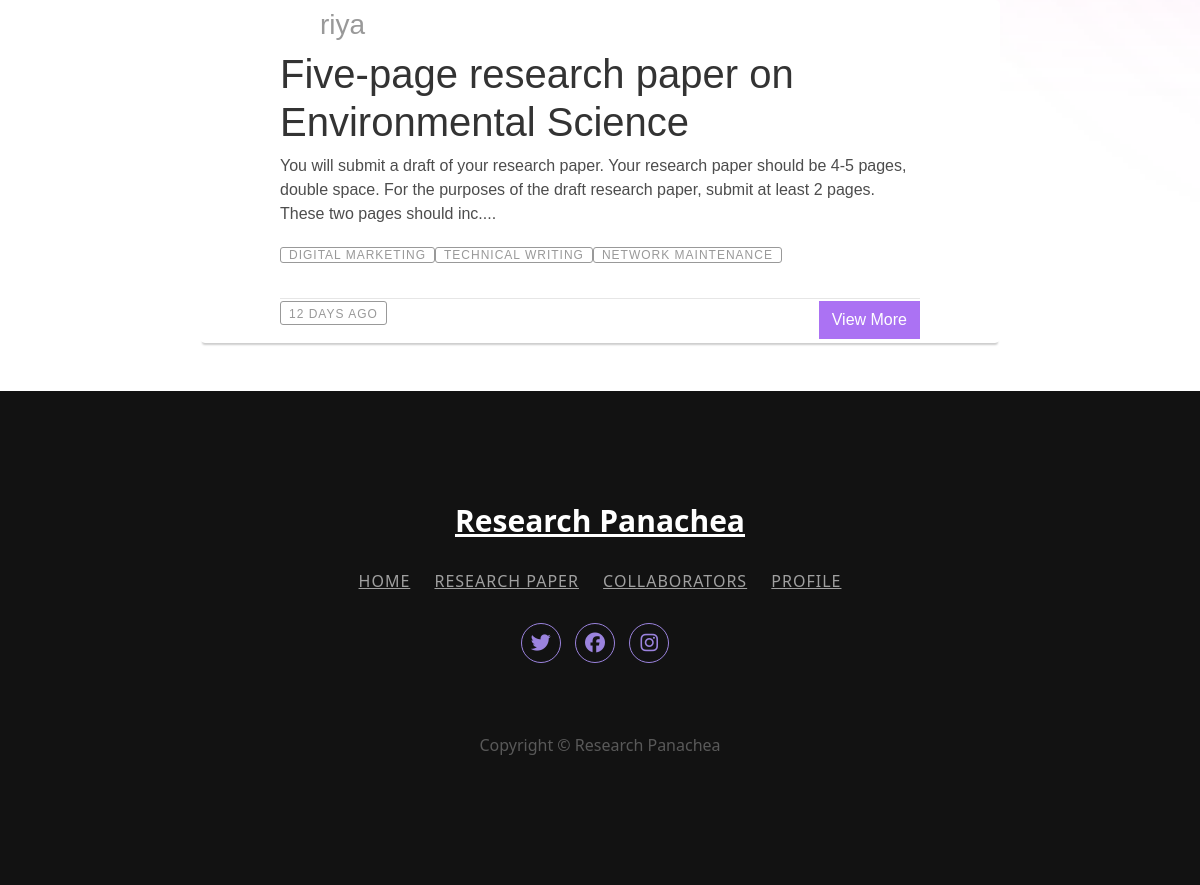
The app's page /collaboration/viewcollaborations/ (lower part), older data.
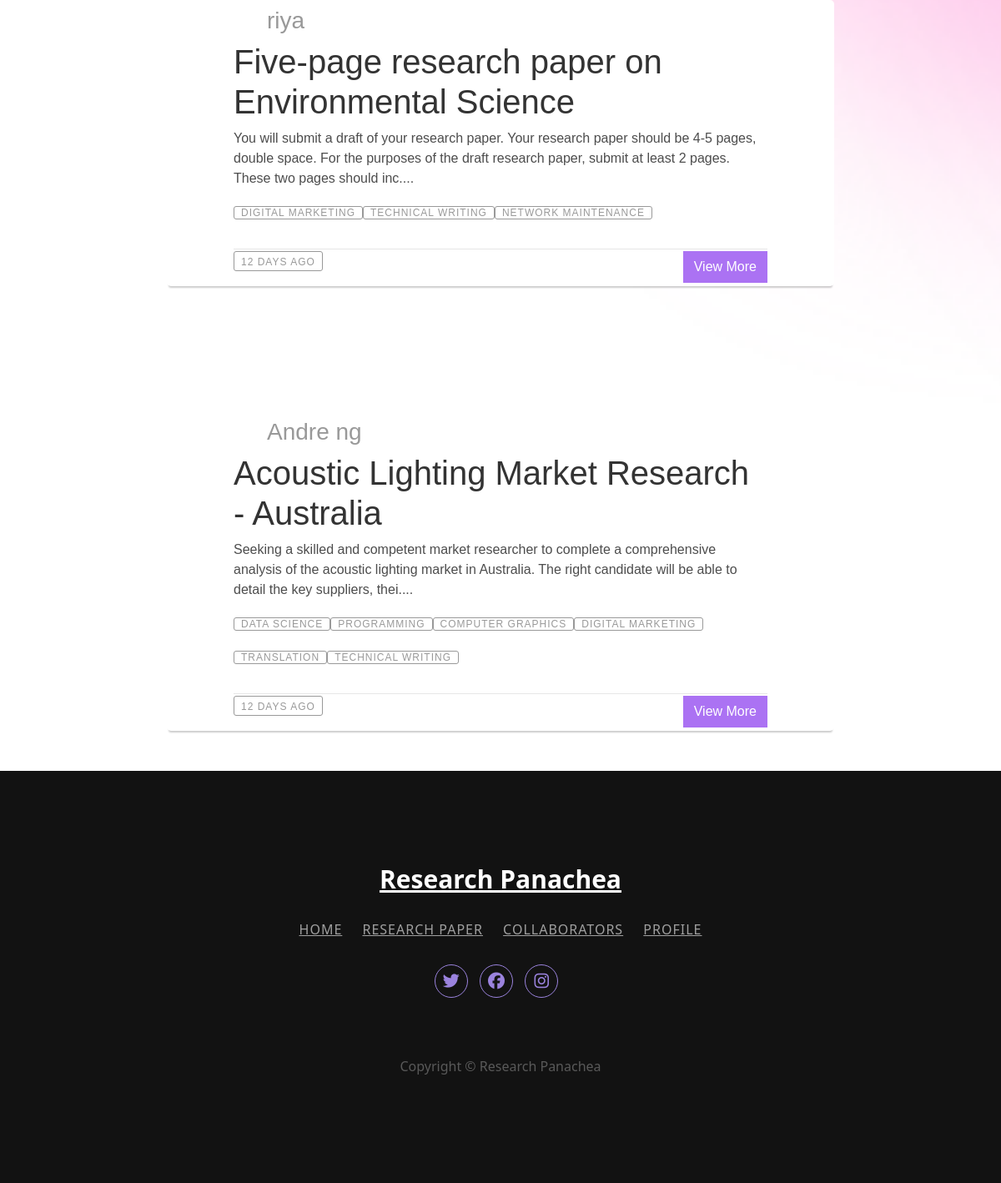
The same page, newer data.
### collaboration/models.py (models this page shows)
class CollaborationRequests(models.Model):
    user = models.IntegerField(null=True)#pk of Users
    title = models.CharField(max_length=500)
    description = models.TextField()
    domain = models.CharField(max_length=500, null=True)
    skills = models.CharField(max_length=500, null=True)
    pref_workplace = models.CharField(max_length=500, null=True)
    state = models.CharField(max_length=500, null=True)
    country = models.CharField(max_length=500, null=True)
    deadline = models.DateField(null=True)
    organisation = models.CharField(max_length=500, null=True)
    media = models.FileField(upload_to='users_media/collabfiles', null=True)
    duration = models.CharField(max_length=500, null=True)
    work_type = models.CharField(max_length=500, null=True) #Part time or Full time
    created_at = models.DateTimeField(auto_now_add=True)

### collaboration/views.py (the view)
# urls.py: path('viewcollaborations/',views.viewcollaborations, name = 'viewcollaborations'),
def viewcollaborations(request):
    if request.method == 'GET':
        collabs = CollaborationRequests.objects.all()
        print(collabs)
        usernames = []
        skills = []
        for c in collabs:
            c.description = c.description[:200]+"...."
            user = Users.objects.filter(id = c.user)[0]
            skills.append(c.skills.split(';'))
            usernames.append(user.username)
        context = {
            'collabs':collabs,
            'usernames':usernames,
            'skills':skills
        }
        print(usernames)
        print(skills)
        return render(request, 'collabrequestcards.html',context)

### collaboration/templatetags/index.py (called while the page is built)
@register.filter
def index(indexable, i):
    return indexable[i]

### templates/collabrequestcards.html (shortened to what this page needs)
{% load static %} {% load index %}
<!DOCTYPE html>
<html lang="en">
  <head>
    <link
      href="https://cdn.jsdelivr.net/npm/bootstrap@5.0.2/dist/css/bootstrap.min.css"
      rel="stylesheet"
    />
    <link
      rel="stylesheet"
      type="text/css"
      href="{% static 'css/collabrequestcards.css' %}"
    />
  </head>
  <body>
    <div class="container">
      {% for collab in collabs %}
      <div class="blog-container">
        <div class="blog-header">
          <div class="blog-author--no-cover">
            <h3>{{ usernames|index:forloop.counter0 }}</h3>
          </div>
        </div>
        <div class="blog-body">
          <div class="blog-title">
            <h1><a href="#">{{collab.title}}</a></h1>
          </div>
          <div class="blog-summary">
            <p>{{collab.description}}</p>
          </div>
          <div class="blog-tags">
            <ul>
              {% for skill in skills|index:forloop.counter0 %}
              <li><a href="#">{{skill}}</a></li>
              {% endfor %}
            </ul>
          </div>
        </div>
        <div class="blog-footer">
          <ul>
            <li class="published-date">12 days ago</li>
            <li class="shares">
              <form
                method="GET"
                action="/collaboration/viewcollab/{{collab.id}}"
              >
                <button type="submit" class="btn btn-con">View More</button>
              </form>
            </li>
          </ul>
        </div>
      </div>
      {% endfor %}
    </div>
    <footer class="footer-07">
      <div class="container">
        <div class="row justify-content-center">
          <div class="col-md-12 text-center">
            <h2 class="footer-heading">
              <a href="#" class="logo">Research Panachea</a>
            </h2>
            <p class="menu">
              <a href="/">Home</a>
              <a href="#">Research Paper</a>
              <a href="/collaboration/viewcollaborations/">Collaborators</a>
              <a href="/userprofile">Profile</a>
            </p>
            <ul class="ftco-footer-social p-0">
              <li class="ftco-animate">
                <a
                  href="#"
                  data-toggle="tooltip"
                  data-placement="top"
                  title="Twitter"
                  ><span class="fab fa-twitter"></span
                ></a>
              </li>
              <li class="ftco-animate">
                <a
                  href="#"
                  data-toggle="tooltip"
                  data-placement="top"
                  title="Facebook"
                  ><span class="ion-logo-facebook"
                    ><i class="fab fa-facebook"></i></span
                ></a>
              </li>
              <li class="ftco-animate">
                <a
                  href="#"
                  data-toggle="tooltip"
                  data-placement="top"
                  title="Instagram"
                  ><span class="fab fa-instagram"></span
                ></a>
              </li>
            </ul>
          </div>
        </div>
        <div class="row mt-5">
          <div class="col-md-12 text-center">
            <p class="copyright">Copyright &copy; Research Panachea</p>
          </div>
        </div>
      </div>
    </footer>
  </body>
</html>

Row changes from the older to the newer data that the page shows:
added CollaborationRequests: counter0 "Andre ng", title "Acoustic Lighting Market Research - Australia", description "Seeking a skilled and competent market researcher to complete a comprehensive analysis of the acoustic lighting market in Australia. The right candidate will be able to detail the key suppliers, thei....", skills "DATA SCIENCE" "PROGRAMMING" "COMPUTER GRAPHICS" "DIGITAL MARKETING" "TRANSLATION" "TECHNICAL WRITING"
